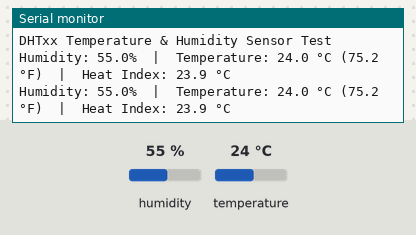
Simulated run of this sketch. Board: Arduino Uno, built with avr-gcc and run on an emulated ATmega328P. Parts: the last lines printed to the serial monitor. Inputs (shaded band) come from the test bench; at power-on: humidity 55 %, temperature 24 °C.

Above: at 4.8 s.
4.9 s: humidity set to 22 %
At 7.0 s:
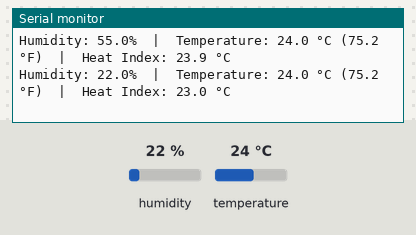
7.9 s: temperature set to 12 °C
At 8.8 s:
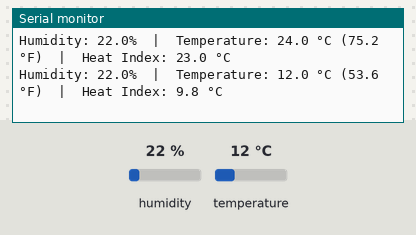
10.9 s: humidity set to 40 %
At 12.4 s:
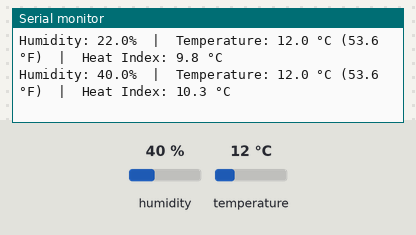
Timing chart, 0 to 13.9 s (numbered marks = the images above; inputs shaded):
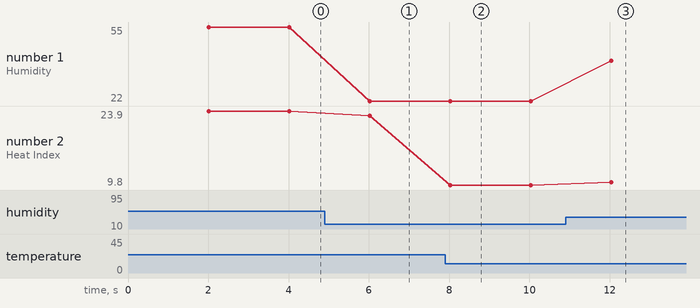

The sketch:

DHT_TempHumidity_test.ino
```cpp
/*
 * Digital Temperature & Humidity Sensor Module test (DHT22 / AM2302 / DHT11)
 * (DollaTek Digital Temperature And Humidity Sensor Module Replace SHT11 SHT15)
 * Based on the Adafruit DHTtester example.
 *
 * Libraries needed: DHT sensor library by Adafruit, Adafruit Unified Sensor
 *
 * Connections (Arduino Uno R3):
 *   VCC / +   -> 5V (or 3.3V)
 *   GND / -   -> GND
 *   OUT / DAT -> Pin 2   (Single-bus digital signal output)
 */

#include "DHT.h"

#define DHTPIN 2     // Digital pin connected to the DHT sensor

// Uncomment the type of sensor in use:
#define DHTTYPE DHT22   // DHT 22 (AM2302 / AM2321) - White housing (standard DollaTek SHT11/SHT15 replacement)
//#define DHTTYPE DHT11   // DHT 11 - Blue housing

DHT dht(DHTPIN, DHTTYPE);

void setup() {
  Serial.begin(115200);
  Serial.println(F("DHTxx Temperature & Humidity Sensor Test"));

  dht.begin();
}

void loop() {
  // Wait at least 2 seconds between measurements (DHT22 sampling period is ~2s)
  delay(2000);

  // Reading temperature or humidity takes about 250 milliseconds!
  // Sensor readings may also be up to 2 seconds 'old' (its a very slow sensor)
  float h = dht.readHumidity();
  // Read temperature as Celsius (the default)
  float t = dht.readTemperature();
  // Read temperature as Fahrenheit (isFahrenheit = true)
  float f = dht.readTemperature(true);

  // Check if any reads failed and exit early (to try again).
  if (isnan(h) || isnan(t) || isnan(f)) {
    Serial.println(F("Failed to read from DHT sensor! Check wiring or DHTTYPE."));
    return;
  }

  // Compute heat index in Celsius (isFahreheit = false)
  float hic = dht.computeHeatIndex(t, h, false);

  Serial.print(F("Humidity: "));
  Serial.print(h, 1);
  Serial.print(F("%  |  Temperature: "));
  Serial.print(t, 1);
  Serial.print(F(" °C ("));
  Serial.print(f, 1);
  Serial.print(F(" °F)  |  Heat Index: "));
  Serial.print(hic, 1);
  Serial.println(F(" °C"));
}
```

Measured:
- after the input at 4.9 s, the serial monitor: prints a new line after 1.1 s (image 1)
- after the input at 7.9 s, the serial monitor: prints a new line after 0.13 s (image 2)
- after the input at 10.9 s, the serial monitor: prints a new line after 1.1 s (image 3)
- plotted number 1: 55 → 22 after the input at 4.9 s, 22 → 40 after the input at 10.9 s
- plotted number 2: 23.9 → 23 after the input at 4.9 s, 23 → 9.8 after the input at 7.9 s, 9.8 → 10.3 after the input at 10.9 s
